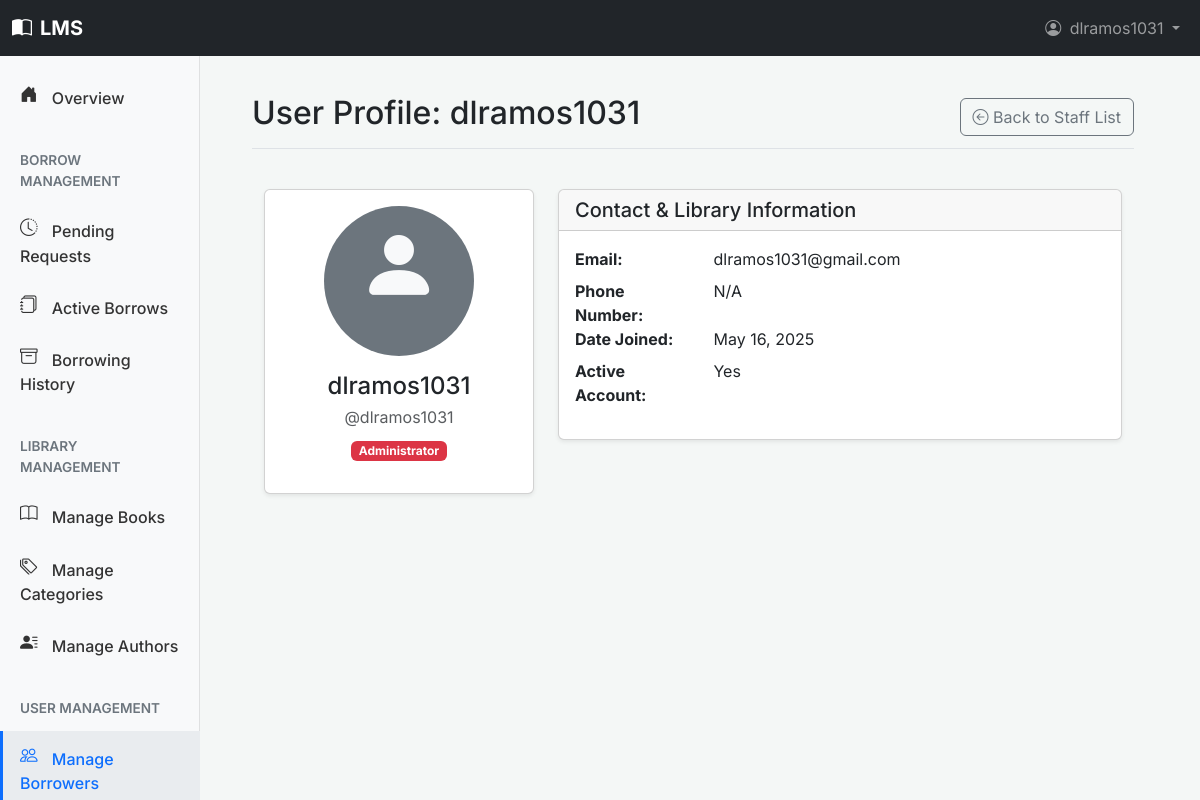
The app's page /dashboard/borrowers/view/1/ (signed in) with its own data.
### users/models.py (models this page shows, shortened)
class CustomUser(AbstractUser):
    middle_initial = models.CharField(
        _('middle initial'),
        max_length=10,
        blank=True,
        null=True,
        help_text=_("User's middle initial (optional)")
    )
    suffix = models.CharField(
        _('suffix'),
        max_length=10,
        blank=True,
        null=True,
        help_text=_("e.g., Jr., Sr., III (optional)")
    )
    ROLE_CHOICES = (
        ('BORROWER', _('Borrower')),    # For students and other general library users
        ('LIBRARIAN', _('Librarian')),  # For library staff managing books and circulation
        ('ADMIN', _('Administrator')),  # For system administrators with full access
    )
    role = models.CharField(
        _('role'),
        max_length=20,
        choices=ROLE_CHOICES,
        default='BORROWER',
        help_text=_('The primary role of this user within the library system')
    )
    borrower_id_label = models.CharField(
        _('borrower ID label'),
        max_length=50,
        default="Library ID",
        help_text=_("Label for the borrower's unique identifier (e.g., Student ID, Library Card No.)")
    )
    borrower_id_value = models.CharField(
        _('borrower ID value'),
        max_length=50,
        unique=True,
        null=True,
        blank=True,
        help_text=_("The borrower's unique library identifier value (e.g., 'S12345', 'LC00789')")
    )
    physical_address = models.TextField(
        _('physical address'),
        blank=True,
        null=True,
        help_text=_("Borrower's physical mailing address (optional)")
    )
    birth_date = models.DateField(
        _('birth date'),
        null=True,
        blank=True,
        help_text=_("Borrower's date of birth (optional)")
    )
    phone_number = models.CharField(
        _('phone number'),
        max_length=20,
        blank=True,
        null=True,
        help_text=_("Borrower's contact phone number (optional)")
    )
    profile_picture = models.ImageField(
        _("Profile Picture"),
        upload_to='profile_pics/',
        blank=True,
        null=True,
        help_text=_("Upload a profile picture (optional).")
    )
    BORROWER_TYPE_CHOICES = (
        ('STUDENT', _('Student')),                  # Full-time students
        ('FACULTY', _('Faculty')),                  # Faculty members
        ('STAFF_MEMBER', _('Staff Member')),        # University staff (non-faculty) who are borrowers
        ('ALUMNI', _('Alumni')),                    # Former students who are still borrowers
        ('COMMUNITY', _('Community Member')),       # Other verified local borrowers
        ('OTHER', _('Other Verified Borrower')),    # Other verified borrowers (e.g., local residents, non-student/faculty)
    )
    borrower_type = models.CharField(
        _('borrower type'),
        max_length=30,
        choices=BORROWER_TYPE_CHOICES,
        null=True,
        blank=True,
        help_text=_('Category of the borrower, e.g., Student, Faculty (used if role is Borrower)')
    )
    groups = models.ManyToManyField(
        'auth.Group',
        verbose_name=_('groups'),
        blank=True,
        help_text=_(
            'The groups this user belongs to. A user will get all permissions '
            'granted to each of their groups.'
        ),
        related_name="customuser_groups",
        related_query_name="customuser",
    )
    user_permissions = models.ManyToManyField(
        'auth.Permission',
        verbose_name=_('user permissions'),
        blank=True,
        help_text=_('Specific permissions for this user.'),
        related_name="customuser_permissions",
        related_query_name="customuser",
    )
    def get_full_name(self):
        parts = [self.first_name]
        if self.middle_initial:
            parts.append(f"{self.middle_initial}.")
        parts.append(self.last_name)
        if self.suffix:
            parts.append(self.suffix)
        full_name = " ".join(filter(None, parts))
        return full_name.strip()
    class Meta:
        verbose_name = _('User')
        verbose_name_plural = _('Users')
        ordering = ['last_name', 'first_name']

### users/views.py (the view)
# urls.py: path('dashboard/borrowers/view/<int:pk>/', views.StaffUserDetailView.as_view(), name='dashboard_borrower_detail'),
class StaffUserDetailView(StaffRequiredMixin, DetailView):
    model = CustomUser
    template_name = 'users/dashboard/user_detail.html'
    context_object_name = 'profile_user'
    pk_url_kwarg = 'pk'
    def get_context_data(self, **kwargs):
        context = super().get_context_data(**kwargs)
        target_user = self.get_object()
        context['page_title'] = _(f"User Profile: {target_user.username}")
        context['view_context'] = 'dashboard'
        context['is_own_profile'] = (self.request.user.pk == target_user.pk)
        can_edit = False
        if self.request.user.is_superuser:
            can_edit = True
            if self.request.user.pk == target_user.pk:
                pass
        elif self.request.user.role == 'LIBRARIAN':
            if target_user.role == 'BORROWER' and not target_user.is_staff:
                can_edit = True
        context['can_edit_this_profile'] = can_edit
        all_borrowings = Borrowing.objects.filter(borrower=target_user).select_related('book_copy__book').order_by('-issue_date')
        paginator = Paginator(all_borrowings, 10)
        page_number = self.request.GET.get('page')
        context['borrowings'] = paginator.get_page(page_number)
        query_params = self.request.GET.copy()
        query_params.pop('page', None)
        context['other_query_params_borrowings'] = query_params.urlencode()
        if target_user.role == 'BORROWER' and not target_user.is_staff:
            context['back_url'] = reverse_lazy('users:dashboard_borrower_list')
        elif target_user.is_staff or target_user.is_superuser:
            context['back_url'] = reverse_lazy('users:dashboard_staff_list')
        return context

### users/views.py (called while the page is built)
def is_staff_user(user):
    return user.is_authenticated and (user.role in ['LIBRARIAN', 'ADMIN'] or user.is_staff)

    def test_func(self):
        return is_staff_user(self.request.user)

### users/templates/users/dashboard/user_detail.html (shortened to what this page needs)
{% extends "dashboard/base.html" %}
{% load static %}
{% load bootstrap5 %}
{% block dashboard_page_title_main %}{{ page_title|default:"User Profile" }}{% endblock %}
{% block dashboard_page_actions %}
    {% if back_url %}
        <a href="{{ back_url }}" class="btn btn-outline-secondary">
            <i class="bi bi-arrow-left-circle"></i>
            {% if profile_user.role == 'BORROWER' and not profile_user.is_staff %}
                Back to Borrowers List
            {% elif profile_user.is_staff or profile_user.is_superuser %}
                Back to Staff List
            {% else %}
                Back
            {% endif %}
        </a>
    {% endif %}
{% endblock %}
{% block dashboard_content_main %}
    {% include "users/_profile_content.html" %}
{% endblock dashboard_content_main %}

### templates/base.html (shortened to what this page needs)
{% load bootstrap5 %}
{% load static %}
<!DOCTYPE html>
<html lang="en">
<head>
    <link rel="stylesheet" href="{% static 'css/inter_font.css' %}">
    <link rel="stylesheet" href="{% static 'vendor/bootstrap-icons/bootstrap-icons.css' %}">
    {% bootstrap_css %}
    <link rel="stylesheet" href="{% static 'css/auth_styles.css' %}">
</head>
<body class="{% block body_class %}{% endblock %}">
  <nav class="navbar navbar-expand-lg navbar-dark bg-dark fixed-top">
    <div class="container-fluid">
      <a class="navbar-brand fw-bold"
        href="{% if user.is_authenticated %}{% if user.role == 'LIBRARIAN' or user.role == 'ADMIN' or user.is_staff %}{% url 'books:dashboard_home' %}{% else %}{% url 'books:portal_catalog' %}{% endif %}{% else %}{% url 'users:login' %}{% endif %}">
        <i class="bi bi-book-half me-2"></i>LMS
      </a>
      <div class="collapse navbar-collapse" id="mainNavbarContent">
          {% block site_nav_items %}
              <ul class="navbar-nav ms-auto mb-2 mb-lg-0">
                  {% if user.is_authenticated %}
                      <li class="nav-item dropdown">
                          <a class="nav-link dropdown-toggle" href="#" id="userProfileDropdown" role="button" data-bs-toggle="dropdown" aria-expanded="false">
                              {% if user.profile_picture %}
                                  <img src="{{ user.profile_picture.url }}" alt="{{ user.username }}" class="rounded-circle me-1" style="width: 24px; height: 24px; object-fit: cover;">
                              {% else %}
                                  <i class="bi bi-person-circle me-1"></i>
                              {% endif %}
                              {{ user.first_name|default:user.username }}
                          </a>
                      </li>
                  {% endif %}
              </ul>
          {% endblock site_nav_items %}
      </div>
    </div>
  </nav>
  <main class="{% block main_container_class %}container{% endblock %}">
      {% block content_body %}{% endblock content_body %}
  </main>
</body>
</html>

### users/templates/users/_profile_content.html (shortened to what this page needs)
{% load static %}
{% load bootstrap5 %}
<div class="container py-4">
    <div class="row">
        <div class="col-lg-4">
            <div class="card shadow-sm mb-4">
                <div class="card-body text-center">
                    {% if profile_user.profile_picture %}
                        <img src="{{ profile_user.profile_picture.url }}" alt="{{ profile_user.username }}"
                             class="rounded-circle img-fluid mb-3" style="width: 150px; height: 150px; object-fit: cover;">
                    {% else %}
                        <div class="d-flex justify-content-center align-items-center">
                            <div class="rounded-circle bg-secondary text-light mb-3"
                                style="width: 150px; height: 150px;">
                                <i class="bi bi-person-fill" style="font-size: 5rem;"></i>
                            </div>
                        </div>
                    {% endif %}
                    <h4 class="card-title mb-1">{{ profile_user.get_full_name|default:profile_user.username }}</h4>
                    <p class="text-muted mb-2">@{{ profile_user.username }}</p>
                    <span class="badge
                        {% if profile_user.role == 'ADMIN' %}bg-danger
                        {% elif profile_user.role == 'LIBRARIAN' %}bg-info text-dark
                        {% else %}bg-primary{% endif %} mb-3">{{ profile_user.get_role_display }}</span>
                </div>
            </div>
        </div>
        <div class="col-lg-8">
            <div class="card shadow-sm mb-4">
                <div class="card-header">
                    <h5 class="mb-0">Contact & Library Information</h5>
                </div>
                <div class="card-body">
                    <dl class="row">
                        <dt class="col-sm-3">Email:</dt>
                        <dd class="col-sm-8">{{ profile_user.email|default:"N/A" }}</dd>
                        <dt class="col-sm-3">Phone Number:</dt>
                        <dd class="col-sm-8">{{ profile_user.phone_number|default:"N/A" }}</dd>
                        <dt class="col-sm-3">Date Joined:</dt>
                        <dd class="col-sm-8">{{ profile_user.date_joined|date:"F j, Y" }}</dd>
                        {% if view_context == 'dashboard' %}
                            <dt class="col-sm-3">Active Account:</dt>
                            <dd class="col-sm-8">{% if profile_user.is_active %}Yes{% else %}No{% endif %}</dd>
                        {% endif %}
                    </dl>
                </div>
            </div>
        </div>
    </div>
</div>

### templates/base.html (style rules this page uses)
body { font-family: 'Inter', sans-serif; padding-top: 70px; }

### templates/dashboard/base.html (style rules this page uses)
body { background-color: #f4f7f6; }

### records on screen
CustomUser: first_name "dlramos1031", get_full_name "dlramos1031", username "dlramos1031", role "Administrator", email "dlramos1031@gmail.com", phone_number "N/A", date_joined "May 16, 2025"

### other values on screen
{{ page_title|default:"User Profile" }} "User Profile: dlramos1031"
